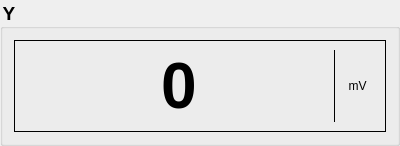
            <widget class="QGroupBox" name="GroupY">
             <property name="minimumSize">
              <size>
               <width>400</width>
               <height>0</height>
              </size>
             </property>
             <property name="maximumSize">
              <size>
               <width>400</width>
               <height>16777215</height>
              </size>
             </property>
             <property name="font">
              <font>
               <family>Arial</family>
               <pointsize>14</pointsize>
               <weight>75</weight>
               <bold>true</bold>
              </font>
             </property>
             <property name="styleSheet">
              <string notr="true">color: rgb(0, 0, 0);</string>
             </property>
             <property name="title">
              <string>Y</string>
             </property>
             <property name="flat">
              <bool>true</bool>
             </property>
             <layout class="QHBoxLayout" name="horizontalLayout_15">
              <item>
               <widget class="QFrame" name="FrameY">
                <property name="minimumSize">
                 <size>
                  <width>200</width>
                  <height>0</height>
                 </size>
                </property>
                <property name="frameShape">
                 <enum>QFrame::Box</enum>
                </property>
                <property name="frameShadow">
                 <enum>QFrame::Plain</enum>
                </property>
                <layout class="QHBoxLayout" name="horizontalLayout_16">
                 <item>
                  <layout class="QVBoxLayout" name="verticalLayout_7">
                   <item>
                    <layout class="QHBoxLayout" name="horizontalLayout_8">
                     <property name="spacing">
                      <number>0</number>
                     </property>
                     <property name="sizeConstraint">
                      <enum>QLayout::SetDefaultConstraint</enum>
                     </property>
                     <item>
                      <spacer name="horizontalSpacer_49">
                       <property name="orientation">
                        <enum>Qt::Horizontal</enum>
                       </property>
                       <property name="sizeHint" stdset="0">
                        <size>
                         <width>40</width>
                         <height>20</height>
                        </size>
                       </property>
                      </spacer>
                     </item>
                     <item>
                      <spacer name="horizontalSpacer_50">
                       <property name="orientation">
                        <enum>Qt::Horizontal</enum>
                       </property>
                       <property name="sizeHint" stdset="0">
                        <size>
                         <width>40</width>
                         <height>20</height>
                        </size>
                       </property>
                      </spacer>
                     </item>
                     <item>
                      <spacer name="horizontalSpacer_51">
                       <property name="orientation">
                        <enum>Qt::Horizontal</enum>
                       </property>
                       <property name="sizeHint" stdset="0">
                        <size>
                         <width>40</width>
                         <height>20</height>
                        </size>
                       </property>
                      </spacer>
                     </item>
                     <item>
                      <widget class="QLabel" name="Y_VAL">
                       <property name="sizePolicy">
                        <sizepolicy hsizetype="Fixed" vsizetype="Preferred">
                         <horstretch>0</horstretch>
                         <verstretch>0</verstretch>
                        </sizepolicy>
                       </property>
                       <property name="font">
                        <font>
                         <family>Arial</family>
                         <pointsize>48</pointsize>
                         <weight>75</weight>
                         <bold>true</bold>
                        </font>
                       </property>
                       <property name="styleSheet">
                        <string notr="true">background-color: rgba(255, 255, 255, 0);</string>
                       </property>
                       <property name="frameShape">
                        <enum>QFrame::NoFrame</enum>
                       </property>
                       <property name="frameShadow">
                        <enum>QFrame::Plain</enum>
                       </property>
                       <property name="text">
                        <string>0</string>
                       </property>
                      </widget>
                     </item>
                     <item>
                      <spacer name="horizontalSpacer_52">
                       <property name="orientation">
                        <enum>Qt::Horizontal</enum>
                       </property>
                       <property name="sizeHint" stdset="0">
                        <size>
                         <width>40</width>
                         <height>20</height>
                        </size>
                       </property>
                      </spacer>
                     </item>
                     <item>
                      <spacer name="horizontalSpacer_53">
                       <property name="orientation">
                        <enum>Qt::Horizontal</enum>
                       </property>
                       <property name="sizeHint" stdset="0">
                        <size>
                         <width>40</width>
                         <height>20</height>
                        </size>
                       </property>
                      </spacer>
                     </item>
                     <item>
                      <spacer name="horizontalSpacer_54">
                       <property name="orientation">
                        <enum>Qt::Horizontal</enum>
                       </property>
                       <property name="sizeHint" stdset="0">
                        <size>
                         <width>40</width>
                         <height>20</height>
                        </size>
                       </property>
                      </spacer>
                     </item>
                     <item>
                      <widget class="Line" name="line_7">
                       <property name="frameShadow">
                        <enum>QFrame::Plain</enum>
                       </property>
                       <property name="orientation">
                        <enum>Qt::Vertical</enum>
                       </property>
                      </widget>
                     </item>
                     <item>
                      <widget class="QLabel" name="Y_UNIT">
                       <property name="sizePolicy">
                        <sizepolicy hsizetype="Fixed" vsizetype="Preferred">
                         <horstretch>0</horstretch>
                         <verstretch>0</verstretch>
                        </sizepolicy>
                       </property>
                       <property name="minimumSize">
                        <size>
                         <width>40</width>
                         <height>0</height>
                        </size>
                       </property>
                       <property name="baseSize">
                        <size>
                         <width>0</width>
                         <height>0</height>
                        </size>
                       </property>
                       <property name="font">
                        <font>
                         <family>Arial</family>
                        </font>
                       </property>
                       <property name="styleSheet">
                        <string notr="true">background-color: rgba(255, 255, 255, 0);</string>
                       </property>
                       <property name="frameShape">
                        <enum>QFrame::NoFrame</enum>
                       </property>
                       <property name="text">
                        <string> mV</string>
                       </property>
                       <property name="textFormat">
                        <enum>Qt::PlainText</enum>
                       </property>
                       <property name="alignment">
                        <set>Qt::AlignCenter</set>
                       </property>
                       <property name="wordWrap">
                        <bool>false</bool>
                       </property>
                      </widget>
                     </item>
                    </layout>
                   </item>
                  </layout>
                 </item>
                </layout>
               </widget>
              </item>
             </layout>
            </widget>
